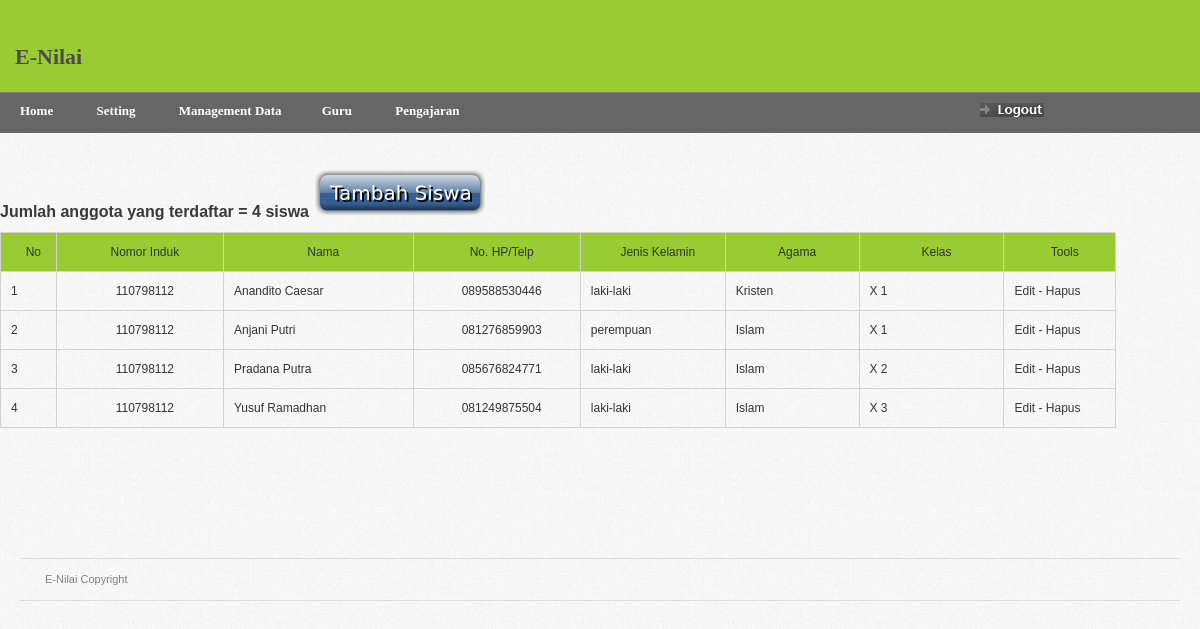
The page /home.php?page=siswatampil (signed in) on the database its author committed.
### tables this page shows
CREATE TABLE `data_siswa` (
  `id_siswa` varchar(7) NOT NULL,
  `nama_siswa` varchar(20) NOT NULL,
  `nis` varchar(12) NOT NULL,
  `nisn` varchar(10) NOT NULL,
  `kota` varchar(20) NOT NULL,
  `tgl` int(2) NOT NULL,
  `bln` varchar(10) NOT NULL,
  `thn` int(4) NOT NULL,
  `kelamin` enum('laki-laki','perempuan') NOT NULL,
  `agama` varchar(10) NOT NULL,
  `status` varchar(20) NOT NULL,
  `anakke` varchar(10) NOT NULL,
  `alamat_siswa` text NOT NULL,
  `telpon_siswa` varchar(12) NOT NULL,
  `sekolahasal` varchar(20) NOT NULL,
  `kelas` varchar(6) NOT NULL,
  `pd_tgl` int(2) NOT NULL,
  `pd_bln` varchar(10) NOT NULL,
  `pd_thn` int(4) NOT NULL,
  `ayah` varchar(30) NOT NULL,
  `ibu` varchar(30) NOT NULL,
  `alamatortu` varchar(40) NOT NULL,
  `hportu` varchar(13) NOT NULL,
  `pekerjaanayah` varchar(20) NOT NULL,
  `pekerjaanibu` varchar(20) NOT NULL,
  `wali` varchar(30) NOT NULL,
  `alamatwali` varchar(40) NOT NULL,
  `hpwali` varchar(13) NOT NULL,
  `pekerjaanwali` varchar(20) NOT NULL,
  `gambar` varchar(50) NOT NULL,
  `username` varchar(20) NOT NULL,
  `password` varchar(100) NOT NULL
);

### siswatampil.php (the view, shortened to what this page needs)
<span class="">
<h2>
<?php
$hsl= mysqli_query($koneksi,'select * from data_siswa');
	  $num_rows = mysqli_num_rows($hsl);
	  echo "Jumlah anggota yang terdaftar = <b>$num_rows</b> siswa\n";
	  ?>
<a href="?page=siswainput"><img src="images/tombol/cooltext1864696297.png" /></a></h2>
<table width="93%" border="0" cellspacing="0" cellpadding="0" id="product-table">
 <tr bgcolor="#99CC33">
  <td width="5%"><div align="center">No</div></td>
    <td width="15%"><div align="center">Nomor Induk</div></td>
	  <td width="17%"><div align="center">Nama</div></td>
    <td width="15%"><div align="center">No. HP/Telp</div></td>
	<td width="13%"><div align="center">Jenis Kelamin</div></td>
	<td width="12%"><div align="center">Agama</div></td>
	<td width="13%"><div align="center">Kelas</div></td>
    <td width="10%"><div align="center">Tools</div></td>
  </tr>
  <?php
  $rw=mysqli_query($koneksi,"Select * from data_siswa order by nama_siswa asc");
  while($s=mysqli_fetch_array($rw))
   {
  ?>
  <tr>
  <td><?php echo @$c=$c+1;?></td>
    <td align="center"><?php echo $s['nis']; ?></td>
	<td><?php echo $s['nama_siswa']; ?></td>
    <td align="center"><?php echo $s['telpon_siswa']; ?></td>
	<td><?php echo $s['kelamin']; ?></td>
	<td><?php echo $s['agama']; ?></td>
	<td><?php echo $s['kelas']; ?></td>
    <td><a href="?page=siswaedit&id_siswa=<?php echo sha1($s['id_siswa']); ?>">Edit</a> - <a href="?page=siswatampil&del=1&id_siswa=<?php echo sha1($s['id_siswa']); ?>">Hapus</a></td>
  </tr>
  <?php
  }
  ?>
</table>
</span>

### css/screen.css (style rules this page uses)
* { margin: 0; padding: 0; }
html, body { height: 100%; }
body { background: url(../images/gray_jean.png); color: #393939; font-family: Arial; font-size: 0px; line-height: 0; }
h2 { color: #393939; font-size: 16px; font-weight: bold; line-height: 20px; margin-bottom: 10px; }
#product-table { margin-bottom: 20px; }
#product-table td a { color: #393939; }
#product-table td { border: 1px solid #d2d2d2; padding: 10px 0 10px 10px; }
table { border-collapse: collapse; }
a { outline: none; text-decoration: none; }
img { border: 0; }

### rows shown on the page
data_siswa: nis "110798112", nama_siswa "Anandito Caesar", telpon_siswa "089588530446", kelamin "laki-laki", agama "Kristen", kelas "X 1"
data_siswa: c "2", nis "110798112", nama_siswa "Anjani Putri", telpon_siswa "081276859903", kelamin "perempuan", agama "Islam", kelas "X 1"
data_siswa: c "3", nis "110798112", nama_siswa "Pradana Putra", telpon_siswa "085676824771", kelamin "laki-laki", agama "Islam", kelas "X 2"
data_siswa: c "4", nis "110798112", nama_siswa "Yusuf Ramadhan", telpon_siswa "081249875504", kelamin "laki-laki", agama "Islam", kelas "X 3"

### other values the page prints
$num_rows "4"
